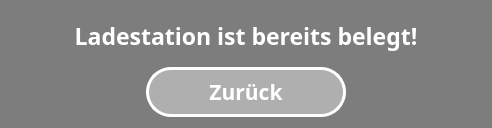
<?xml version="1.0" encoding="UTF-8"?>
<ui version="4.0">
 <class>Occupied</class>
 <widget class="QDialog" name="Occupied">
  <property name="geometry">
   <rect>
    <x>0</x>
    <y>0</y>
    <width>492</width>
    <height>128</height>
   </rect>
  </property>
  <property name="windowTitle">
   <string>Dialog</string>
  </property>
  <property name="styleSheet">
   <string notr="true">background: rgb(125, 125, 125);

color:white</string>
  </property>
  <layout class="QGridLayout" name="gridLayout">
   <item row="1" column="0">
    <layout class="QVBoxLayout" name="verticalLayout">
     <item>
      <widget class="QLabel" name="label">
       <property name="sizePolicy">
        <sizepolicy hsizetype="Preferred" vsizetype="Preferred">
         <horstretch>0</horstretch>
         <verstretch>0</verstretch>
        </sizepolicy>
       </property>
       <property name="font">
        <font>
         <family>Montserrat SemiBold</family>
         <pointsize>17</pointsize>
         <weight>75</weight>
         <bold>true</bold>
        </font>
       </property>
       <property name="text">
        <string>Ladestation ist bereits belegt!</string>
       </property>
       <property name="alignment">
        <set>Qt::AlignCenter</set>
       </property>
      </widget>
     </item>
     <item alignment="Qt::AlignHCenter">
      <widget class="QPushButton" name="btn_back">
       <property name="minimumSize">
        <size>
         <width>200</width>
         <height>50</height>
        </size>
       </property>
       <property name="maximumSize">
        <size>
         <width>300</width>
         <height>60</height>
        </size>
       </property>
       <property name="font">
        <font>
         <family>Montserrat SemiBold</family>
         <pointsize>16</pointsize>
         <weight>75</weight>
         <bold>true</bold>
        </font>
       </property>
       <property name="styleSheet">
        <string notr="true">border: 3px solid white;
border-radius: 25px;
background: rgb(175, 175, 175)</string>
       </property>
       <property name="text">
        <string>Zurück</string>
       </property>
      </widget>
     </item>
    </layout>
   </item>
  </layout>
 </widget>
 <resources/>
 <connections/>
</ui>
